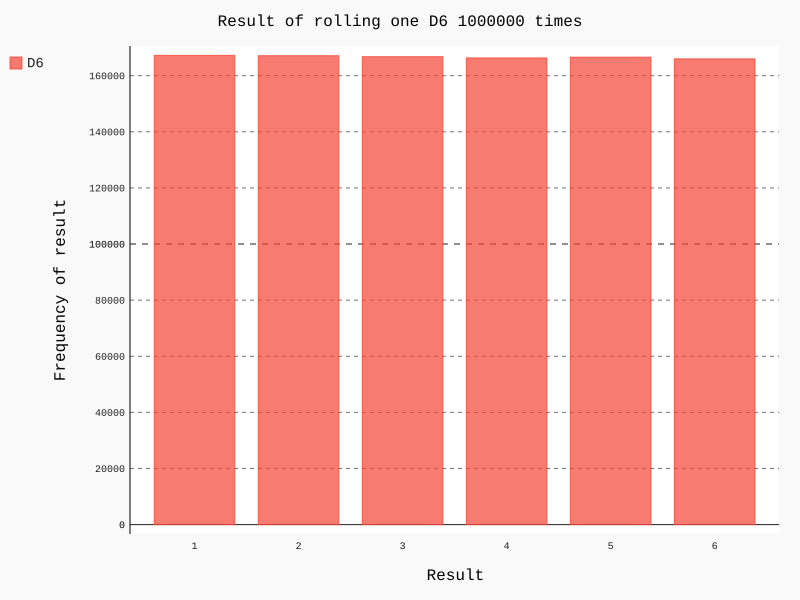

The Python source for this figure:
from pygal_practise import Die
import pygal

die = Die()
results = []

for roll_num in range(1, 1000000):
    result = die.roll()
    results.append(result)

frequencies = []
for value in range(1, die.num_sides + 1):
    frequency = results.count(value)
    frequencies.append(frequency)

# test data
# print(frequencies)
# print(results)

# 创建直方图
hist = pygal.Bar()

hist.title = "Result of rolling one D6 1000000 times"
hist.x_labels = ['1', '2', '3', '4', '5', '6']
hist.x_title = "Result"
hist.y_title = "Frequency of result"

hist.add('D6', frequencies)

hist.render_to_file('die_visual.svg')
